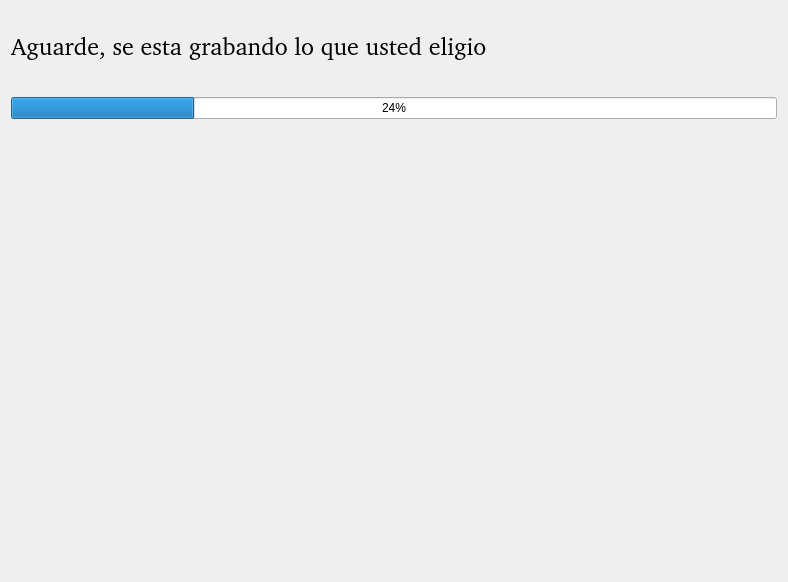
<?xml version="1.0" encoding="UTF-8"?>
<ui version="4.0">
 <class>panelAhora</class>
 <widget class="QWidget" name="panelAhora">
  <property name="geometry">
   <rect>
    <x>0</x>
    <y>0</y>
    <width>788</width>
    <height>582</height>
   </rect>
  </property>
  <property name="windowTitle">
   <string>Form</string>
  </property>
  <layout class="QVBoxLayout" name="verticalLayout">
   <item>
    <spacer name="verticalSpacer1">
     <property name="orientation">
      <enum>Qt::Vertical</enum>
     </property>
     <property name="sizeType">
      <enum>QSizePolicy::Maximum</enum>
     </property>
     <property name="sizeHint" stdset="0">
      <size>
       <width>20</width>
       <height>20</height>
      </size>
     </property>
    </spacer>
   </item>
   <item>
    <widget class="QLabel" name="tituloLabel">
     <property name="font">
      <font>
       <family>Bitstream Charter</family>
       <pointsize>18</pointsize>
      </font>
     </property>
     <property name="text">
      <string>Aguarde, se esta grabando lo que usted eligio</string>
     </property>
    </widget>
   </item>
   <item>
    <spacer name="verticalSpacer2">
     <property name="orientation">
      <enum>Qt::Vertical</enum>
     </property>
     <property name="sizeType">
      <enum>QSizePolicy::Maximum</enum>
     </property>
     <property name="sizeHint" stdset="0">
      <size>
       <width>20</width>
       <height>30</height>
      </size>
     </property>
    </spacer>
   </item>
   <item>
    <widget class="QProgressBar" name="progressBar">
     <property name="value">
      <number>24</number>
     </property>
    </widget>
   </item>
   <item>
    <spacer name="verticalSpacer3">
     <property name="orientation">
      <enum>Qt::Vertical</enum>
     </property>
     <property name="sizeHint" stdset="0">
      <size>
       <width>20</width>
       <height>40</height>
      </size>
     </property>
    </spacer>
   </item>
   <item>
    <widget class="QWidget" name="presentacionWidget" native="true">
     <layout class="QHBoxLayout" name="horizontalLayout">
      <item>
       <spacer name="horizontalSpacer">
        <property name="orientation">
         <enum>Qt::Horizontal</enum>
        </property>
        <property name="sizeHint" stdset="0">
         <size>
          <width>40</width>
          <height>20</height>
         </size>
        </property>
       </spacer>
      </item>
      <item>
       <widget class="QLabel" name="presentacionImagenLabel">
        <property name="text">
         <string/>
        </property>
        <property name="pixmap">
         <pixmap>../presentacion.jpg</pixmap>
        </property>
       </widget>
      </item>
      <item>
       <spacer name="horizontalSpacer_2">
        <property name="orientation">
         <enum>Qt::Horizontal</enum>
        </property>
        <property name="sizeHint" stdset="0">
         <size>
          <width>40</width>
          <height>20</height>
         </size>
        </property>
       </spacer>
      </item>
     </layout>
    </widget>
   </item>
   <item>
    <spacer name="verticalSpacer4">
     <property name="orientation">
      <enum>Qt::Vertical</enum>
     </property>
     <property name="sizeHint" stdset="0">
      <size>
       <width>20</width>
       <height>40</height>
      </size>
     </property>
    </spacer>
   </item>
  </layout>
 </widget>
 <resources/>
 <connections/>
</ui>
